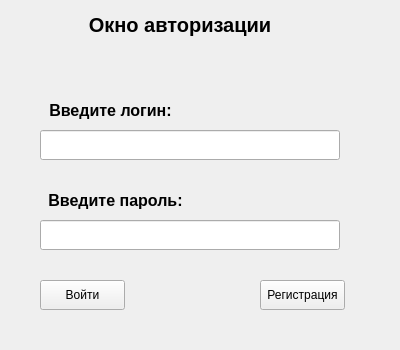
<?xml version="1.0" encoding="UTF-8"?>
<ui version="4.0">
 <class>auth_widget</class>
 <widget class="QWidget" name="auth_widget">
  <property name="geometry">
   <rect>
    <x>0</x>
    <y>0</y>
    <width>400</width>
    <height>350</height>
   </rect>
  </property>
  <property name="windowTitle">
   <string>Form</string>
  </property>
  <widget class="QLineEdit" name="login_edit">
   <property name="geometry">
    <rect>
     <x>40</x>
     <y>130</y>
     <width>300</width>
     <height>30</height>
    </rect>
   </property>
   <property name="font">
    <font>
     <family>Tahoma</family>
     <pointsize>10</pointsize>
    </font>
   </property>
   <property name="inputMask">
    <string/>
   </property>
   <property name="maxLength">
    <number>30</number>
   </property>
   <property name="clearButtonEnabled">
    <bool>false</bool>
   </property>
  </widget>
  <widget class="QPushButton" name="enter_btn_2">
   <property name="geometry">
    <rect>
     <x>260</x>
     <y>280</y>
     <width>85</width>
     <height>30</height>
    </rect>
   </property>
   <property name="text">
    <string>Регистрация</string>
   </property>
  </widget>
  <widget class="QPushButton" name="enter_btn">
   <property name="geometry">
    <rect>
     <x>40</x>
     <y>280</y>
     <width>85</width>
     <height>30</height>
    </rect>
   </property>
   <property name="text">
    <string>Войти</string>
   </property>
  </widget>
  <widget class="QLabel" name="label_auth_window">
   <property name="geometry">
    <rect>
     <x>80</x>
     <y>10</y>
     <width>200</width>
     <height>30</height>
    </rect>
   </property>
   <property name="font">
    <font>
     <family>Tahoma</family>
     <pointsize>15</pointsize>
     <weight>75</weight>
     <bold>true</bold>
    </font>
   </property>
   <property name="text">
    <string>Окно авторизации</string>
   </property>
   <property name="alignment">
    <set>Qt::AlignCenter</set>
   </property>
  </widget>
  <widget class="QLabel" name="label_password">
   <property name="geometry">
    <rect>
     <x>40</x>
     <y>190</y>
     <width>151</width>
     <height>20</height>
    </rect>
   </property>
   <property name="font">
    <font>
     <family>Tahoma</family>
     <pointsize>12</pointsize>
     <weight>75</weight>
     <bold>true</bold>
    </font>
   </property>
   <property name="text">
    <string>Введите пароль:</string>
   </property>
   <property name="textFormat">
    <enum>Qt::PlainText</enum>
   </property>
   <property name="alignment">
    <set>Qt::AlignCenter</set>
   </property>
   <property name="margin">
    <number>0</number>
   </property>
  </widget>
  <widget class="QLabel" name="label_login">
   <property name="geometry">
    <rect>
     <x>40</x>
     <y>100</y>
     <width>141</width>
     <height>20</height>
    </rect>
   </property>
   <property name="font">
    <font>
     <family>Tahoma</family>
     <pointsize>12</pointsize>
     <weight>75</weight>
     <bold>true</bold>
    </font>
   </property>
   <property name="text">
    <string>Введите логин:</string>
   </property>
   <property name="textFormat">
    <enum>Qt::PlainText</enum>
   </property>
   <property name="alignment">
    <set>Qt::AlignCenter</set>
   </property>
   <property name="margin">
    <number>0</number>
   </property>
  </widget>
  <widget class="QLineEdit" name="password_edit">
   <property name="geometry">
    <rect>
     <x>40</x>
     <y>220</y>
     <width>300</width>
     <height>30</height>
    </rect>
   </property>
   <property name="font">
    <font>
     <family>Tahoma</family>
     <pointsize>10</pointsize>
    </font>
   </property>
   <property name="contextMenuPolicy">
    <enum>Qt::DefaultContextMenu</enum>
   </property>
   <property name="inputMask">
    <string/>
   </property>
   <property name="echoMode">
    <enum>QLineEdit::Password</enum>
   </property>
  </widget>
 </widget>
 <resources/>
 <connections/>
</ui>
